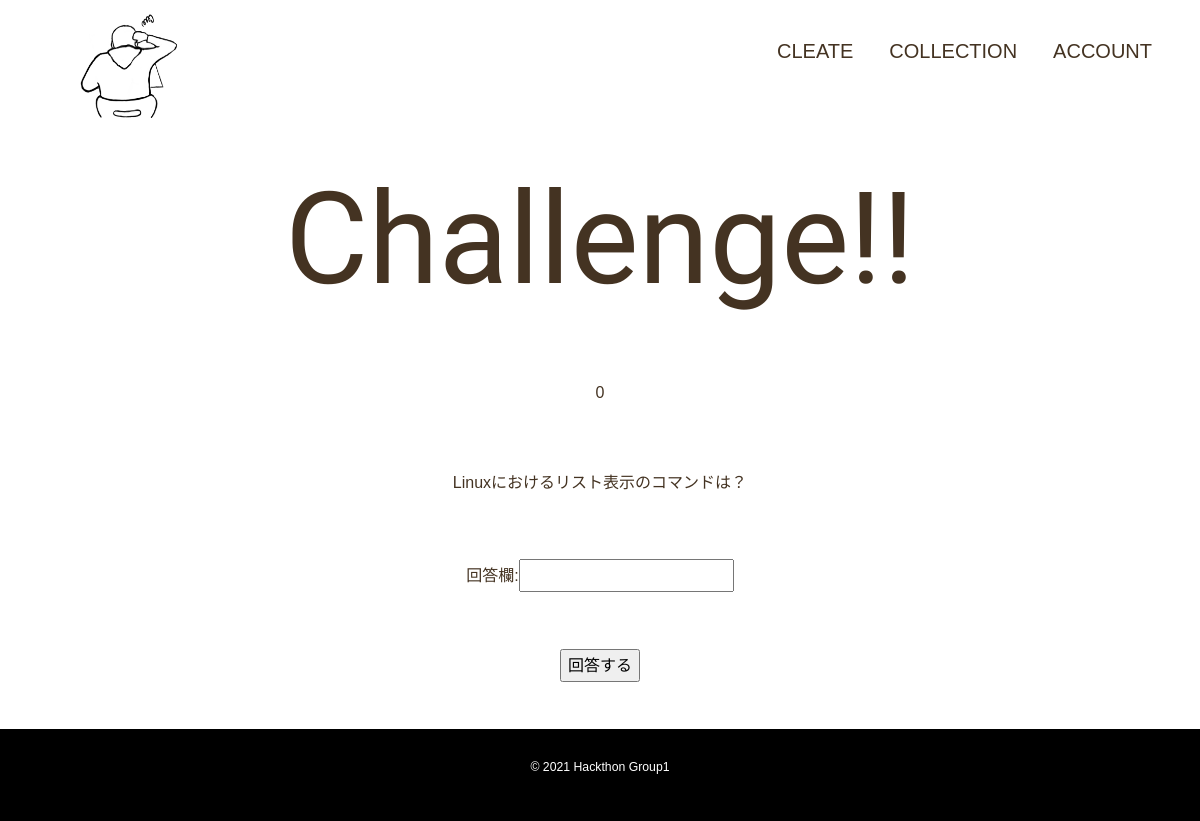
Before: /posts/tyousen/1 with the older database file.
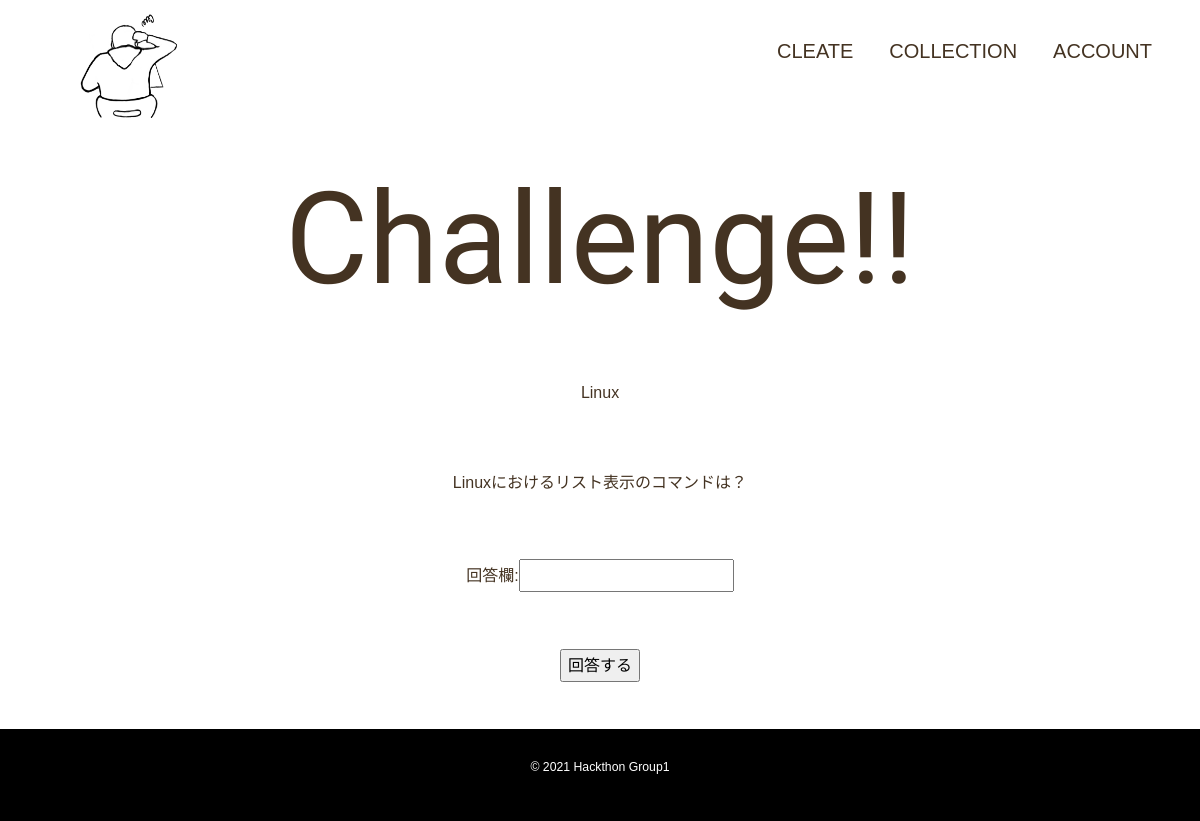
After: the same page with the newer database file.
### posts/models.py (models this page shows, shortened)
class Post(models.Model):
    day = models.DateField(verbose_name='日付', default=timezone.now)
    pulldown = models.CharField(verbose_name='ジャンル',choices=CHOICES,max_length=10)
    text = models.TextField(verbose_name='問題内容', max_length=100)
    answer = models.TextField(verbose_name='問題の答え', max_length=100)
    created_at = models.DateTimeField(verbose_name='通知日時', default=timezone.now)
    reference = models.URLField(verbose_name='参考URL', max_length=200, null=True, blank=True)

### posts/views.py (the view, shortened to what this page needs)
# urls.py: path('tyousen/<int:num>', views.tyousen, name='tyousen'),# 問題に回答するページに遷移。views.pyのtyousenメソッドを呼び出し。
def tyousen(request, num):
    obj = Post.objects.get(id=num)# 問題番号に応じたクエリセットのみをobjに代入
    params = {
        'pulldown':obj.pulldown,
        'text':obj.text,
        'id':num,
    }
    return render(request, 'posts/tyousen.html', params)

### posts/templates/posts/tyousen.html (shortened to what this page needs)
{% load static %}
<!DOCTYPE html>
<html lang="ja">
  <head>
    <link rel="stylesheet" href="{% static 'posts/css/bootstrap.min.css' %}">
    <link rel="stylesheet" type="text/css" href="{% static 'posts/css/style.css' %}">
  </head>
 <body>
   <header class="page-header wrapper">
      <h1><a href="{% url 'top:top' %}"><img class="gazo" src="{% static 'posts/images/IMG_0015.PNG' %}" alt="Remind me ホーム"></a></h1>
      <nav>
          <ul class="main-nav">
            <li><a href="{% url 'create' %}">Cleate</a></li>
            <li><a href="{% url '問題一覧ページ' %}">Collection</a></li>
            <li><a href="">Account</a></li>
          </ul>
      </nav>
    </header>
    <div class="set">Challenge!!</div>
    <form action="{% url 'tyousen' id %}" method='post' autocomplete="off">
        <p class="anser">{{ pulldown }}</p>
        <p class="anser">{{ text }}</p>
        <p class="anser">回答欄:<input type="text" name="kaitou"></p>
        <p class="anser"><input type="submit" value="回答する"></p>
     </form>
     <footer>
      <div class="wrapper">
        <p><small>&copy; 2021 Hackthon Group1</small></p>
      </div>
    </footer>
 </body>
</html>

Changed rows visible on the page:
changed Post "Linuxにおけるリスト表示のコマンドは？": pulldown (not shown) → "Linux"
Other visible differences:
{{ pulldown }}: "0" → (not shown)
